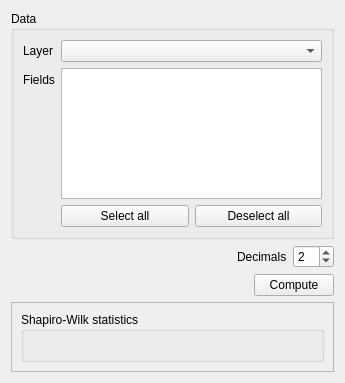
<?xml version="1.0" encoding="UTF-8"?>
<ui version="4.0">
 <class>normality_test_page</class>
 <widget class="QWidget" name="normality_test_page">
  <property name="geometry">
   <rect>
    <x>0</x>
    <y>0</y>
    <width>345</width>
    <height>383</height>
   </rect>
  </property>
  <property name="windowTitle">
   <string>Form</string>
  </property>
  <layout class="QVBoxLayout" name="verticalLayout">
   <item>
    <widget class="QGroupBox" name="groupBox">
     <property name="title">
      <string>Data</string>
     </property>
     <layout class="QFormLayout" name="formLayout">
      <item row="0" column="0">
       <widget class="QLabel" name="label">
        <property name="text">
         <string>Layer</string>
        </property>
       </widget>
      </item>
      <item row="0" column="1">
       <widget class="QgsMapLayerComboBox" name="layer"/>
      </item>
      <item row="1" column="0">
       <widget class="QLabel" name="field_label">
        <property name="text">
         <string>Fields</string>
        </property>
       </widget>
      </item>
      <item row="1" column="1">
       <widget class="QListWidget" name="fields">
        <property name="sizePolicy">
         <sizepolicy hsizetype="Expanding" vsizetype="Preferred">
          <horstretch>0</horstretch>
          <verstretch>0</verstretch>
         </sizepolicy>
        </property>
        <property name="alternatingRowColors">
         <bool>true</bool>
        </property>
        <property name="selectionMode">
         <enum>QAbstractItemView::MultiSelection</enum>
        </property>
       </widget>
      </item>
      <item row="2" column="1">
       <layout class="QHBoxLayout" name="horizontalLayout">
        <item>
         <widget class="QPushButton" name="select_all_btn">
          <property name="text">
           <string>Select all</string>
          </property>
         </widget>
        </item>
        <item>
         <widget class="QPushButton" name="deselect_all_btn">
          <property name="text">
           <string>Deselect all</string>
          </property>
         </widget>
        </item>
       </layout>
      </item>
     </layout>
    </widget>
   </item>
   <item>
    <layout class="QHBoxLayout" name="horizontalLayout_3">
     <item>
      <spacer name="horizontalSpacer_2">
       <property name="orientation">
        <enum>Qt::Horizontal</enum>
       </property>
       <property name="sizeHint" stdset="0">
        <size>
         <width>40</width>
         <height>20</height>
        </size>
       </property>
      </spacer>
     </item>
     <item>
      <widget class="QLabel" name="label_5">
       <property name="text">
        <string>Decimals</string>
       </property>
      </widget>
     </item>
     <item>
      <widget class="QSpinBox" name="decimals">
       <property name="value">
        <number>2</number>
       </property>
      </widget>
     </item>
    </layout>
   </item>
   <item>
    <layout class="QHBoxLayout" name="horizontalLayout_2">
     <item>
      <spacer name="horizontalSpacer">
       <property name="orientation">
        <enum>Qt::Horizontal</enum>
       </property>
       <property name="sizeHint" stdset="0">
        <size>
         <width>40</width>
         <height>20</height>
        </size>
       </property>
      </spacer>
     </item>
     <item>
      <widget class="QPushButton" name="compute_btn">
       <property name="text">
        <string>Compute</string>
       </property>
      </widget>
     </item>
    </layout>
   </item>
   <item>
    <widget class="QScrollArea" name="scrollArea">
     <property name="widgetResizable">
      <bool>true</bool>
     </property>
     <widget class="QWidget" name="scrollAreaWidgetContents">
      <property name="geometry">
       <rect>
        <x>0</x>
        <y>0</y>
        <width>325</width>
        <height>68</height>
       </rect>
      </property>
      <layout class="QVBoxLayout" name="verticalLayout_2">
       <item>
        <widget class="QGroupBox" name="results_box">
         <property name="title">
          <string>Shapiro-Wilk statistics</string>
         </property>
        </widget>
       </item>
      </layout>
     </widget>
    </widget>
   </item>
  </layout>
 </widget>
 <customwidgets>
  <customwidget>
   <class>QgsMapLayerComboBox</class>
   <extends>QComboBox</extends>
   <header>qgsmaplayercombobox.h</header>
  </customwidget>
 </customwidgets>
 <resources/>
 <connections/>
</ui>
